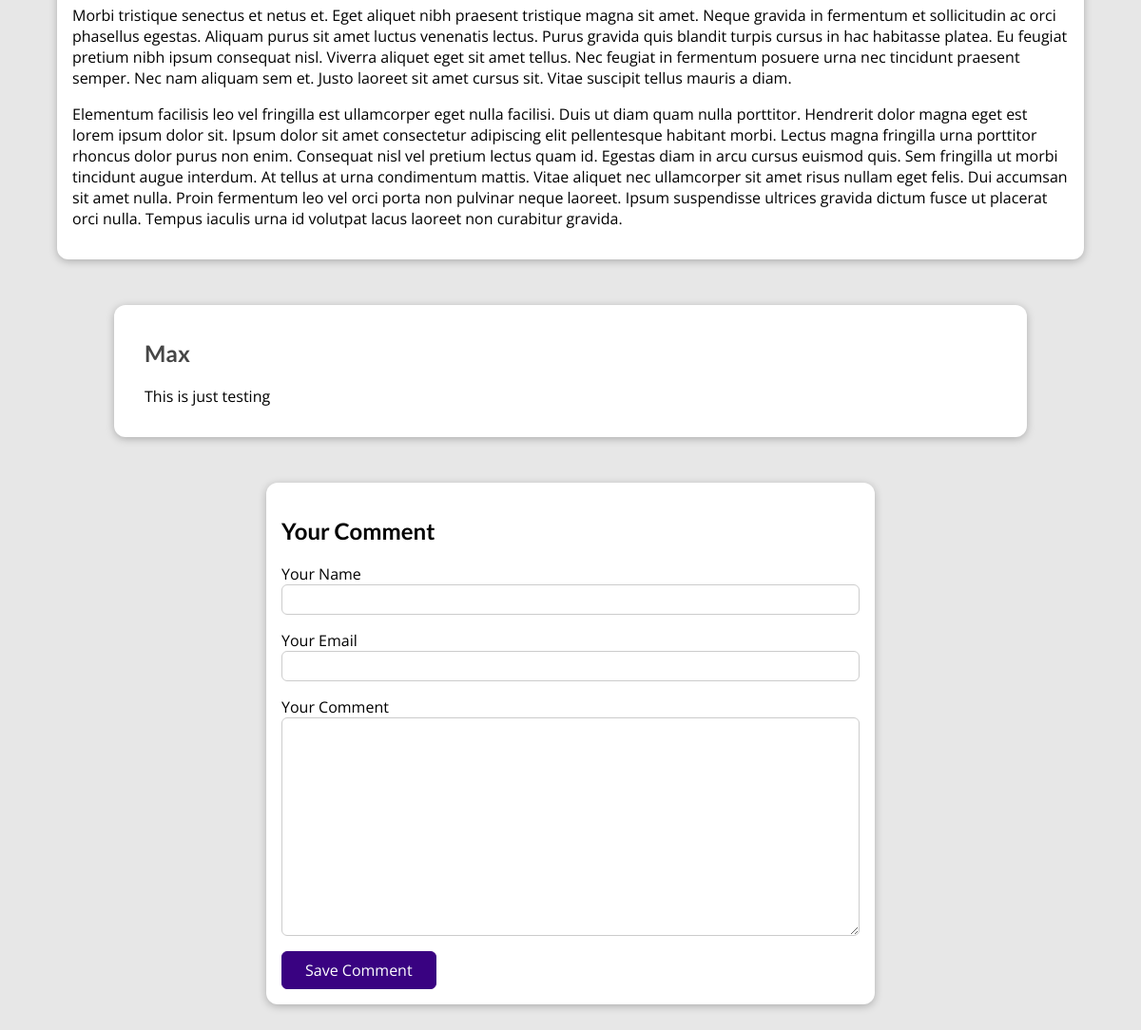
Page /posts/nature-at-its-best (lower part) on the earlier database version.
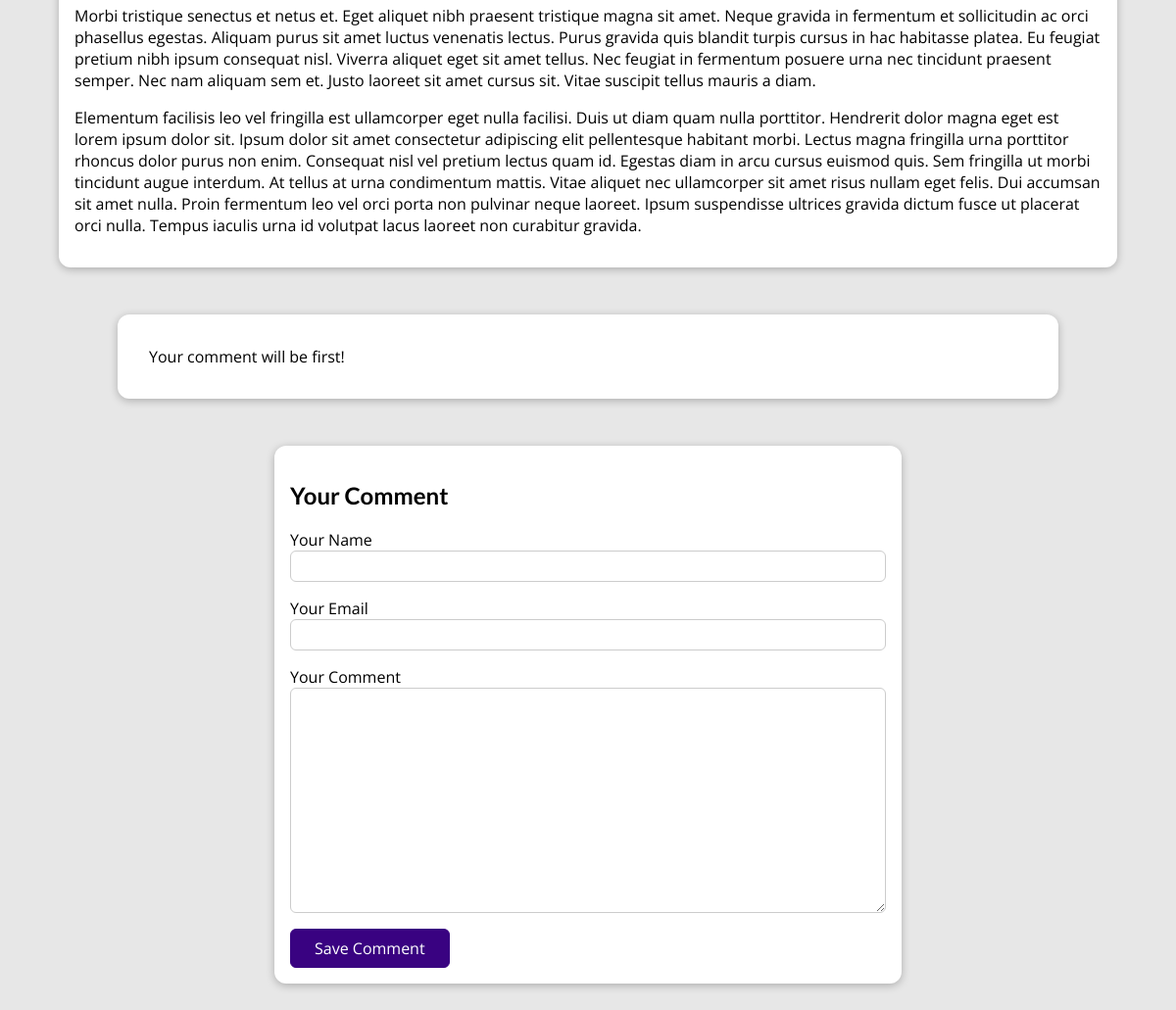
Same page on the later database version.
### blog/models.py (models this page shows, shortened)
class Post(models.Model):
    title = models.CharField(max_length=150)
    excerpt = models.TextField(default='')
    image = models.ImageField(upload_to='posts', null=True)
    date = models.DateField(default=timezone.now())
    slug = models.SlugField(default='', blank=True, null=False, unique=True)
    content = models.TextField(default='')
    author = models.ForeignKey(
        Author, on_delete=models.SET_NULL, null=True, related_name='posts')
    tags = models.ManyToManyField(Tag)

class Comment(models.Model):
    user_name = models.CharField(max_length=120)
    user_email = models.EmailField()
    entered_text = models.TextField(max_length=400)
    post = models.ForeignKey(Post, on_delete=CASCADE,
                             related_name='comments', null=True)

### blog/views.py (the view, shortened to what this page needs)
# urls.py: path('posts/<slug:slug>', views.SinglePostView.as_view(),
class SinglePostView(View):
    def saved_for_later(self, request, post_id):
        stored_posts = request.session.get('stored_posts')
        if stored_posts is not None:
            is_saved_for_later = post_id in stored_posts
        else:
            is_saved_for_later = False
        return is_saved_for_later
    def get(self, request, slug):
        post = Post.objects.get(slug=slug)
        context = {
            'post': post,
            'tags': post.tags.all(),
            'comment_form': CommentForm(),
            'comments': post.comments.all().order_by('-id'),
            'saved_for_later': self.saved_for_later(request, post.id)
        }
        return render(request, 'blog/post-detail.html', context)

### blog/forms.py
class CommentForm(forms.ModelForm):
    class Meta:
        model = Comment
        exclude = ['post']
        labels = {
            'user_name': 'Your Name',
            'user_email': 'Your Email',
            'entered_text': 'Your Comment'
        }

### blog/models.py (called while the page is built)
    def __str__(self):
        return f'{self.first_name} {self.last_name}'

### blog/templates/blog/post-detail.html (shortened to what this page needs)
{% extends 'base.html' %}
{% load static %}
{% block css_files %}
    <link rel='stylesheet' href="{% static 'blog/post-detail.css' %}" />
{% endblock css_files %}
{% block content %}
    <main>
        {{ post.content|linebreaks }}
    </main>
    <section id="comments">
        {% if not comments %}
            <p>Your comment will be first!</p>
        {% endif %}
        <ul>
            {% for comment in comments %}
                <li>
                    <h2>{{comment.user_name|title}}</h2>
                    <p>{{comment.entered_text|linebreaks}}</p>
                </li>
            {% endfor %}
        </ul>
    </section>
    <section id="comment-form">
        <h2>Your Comment</h2>
        <form action="{% url 'post-detail-page' post.slug %}" method="POST">
            {% for form_fields in comment_form %}
                <div class="form-control">
                    {{form_fields.label}}
                    {{form_fields}}
                </div>
            {% endfor %}
            <button type="submit">Save Comment</button>
        </form>
    </section>
{% endblock content %}

### templates/base.html (shortened to what this page needs)
{% load static %}
<!DOCTYPE html>
<html lang="en">
	<head>
		<link rel='stylesheet' href="{% static 'app.css' %}" />
		{% block css_files %}{% endblock css_files %}
	</head>
	<body>
		{% block content %} {% endblock content %}
	</body>
</html>

### static/app.css (style rules this page uses)
* { box-sizing: border-box; }
html { font-family: 'Open Sans', 'Lato', sans-serif; }
body { margin: 0; }
h1, h2, h3 { font-family: 'Lato', sans-serif; font-weight: bold; }

### blog/static/blog/post-detail.css (style rules this page uses)
body { background-color: #e7e7e7; }
main { width: 90%; max-width: 90rem; margin: 3rem auto; background-color: white; padding: 1rem; border-radius: 12px; box-shadow: 0 2px 8px rgba(0, 0, 0, 0.25); }
#comment-form { margin: 3rem auto; width: 90%; max-width: 40rem; border-radius: 12px; background-color: white; box-shadow: 0 2px 8px rgba(0, 0, 0, 0.25); padding: 1rem; }
#comment-form button { font: inherit; background-color: #390281; color: white; border: 1px solid #390281; padding: 0.5rem 1.5rem; border-radius: 6px; cursor: pointer; }
.form-control { margin-bottom: 1rem; }
.form-control input, .form-control textarea { display: block; width: 100%; font: inherit; padding: 0.25rem; border-radius: 6px; border: 1px solid #ccc; }
#comments { margin: 3rem auto; width: 90%; max-width: 60rem; border-radius: 12px; background-color: white; box-shadow: 0 2px 8px rgba(0, 0, 0, 0.25); padding: 1rem 2rem; }

Differences in the rows shown:
removed Comment: user_name "Max", entered_text "This is just testing"
Other differences:
text now shown: "Your comment will be first!"
